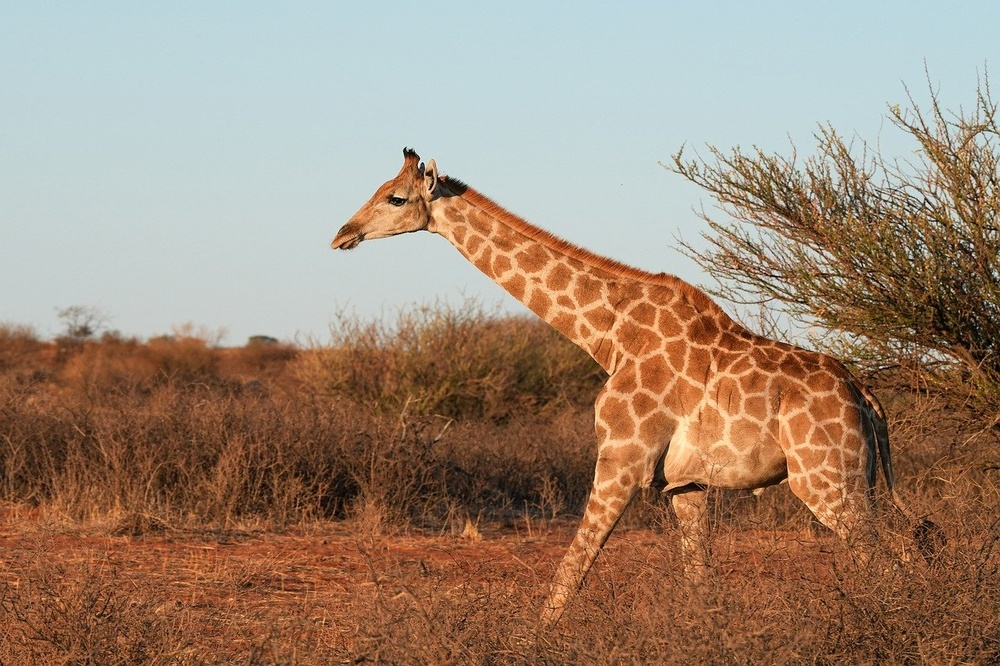
#> input picture Lab-04/input.jpg, 1000 x 666 px, shrunk from 1280 x 853 before the run
$ jupyter execute mean_filter.ipynb
#> lines starting #> are read from the running program, lines starting #| are printed output that depends on the picture
[cell 1]
# mean_filter.py

import numpy as np
from PIL import Image
import matplotlib.pyplot as plt

def apply_mean_filter(input_path, output_path, kernel_size):
    # Open the image and convert it to grayscale
#> called with input_path = 'input.jpg', output_path = 'mean_filtered.jpg', kernel_size = 3
    img = Image.open(input_path).convert("L")
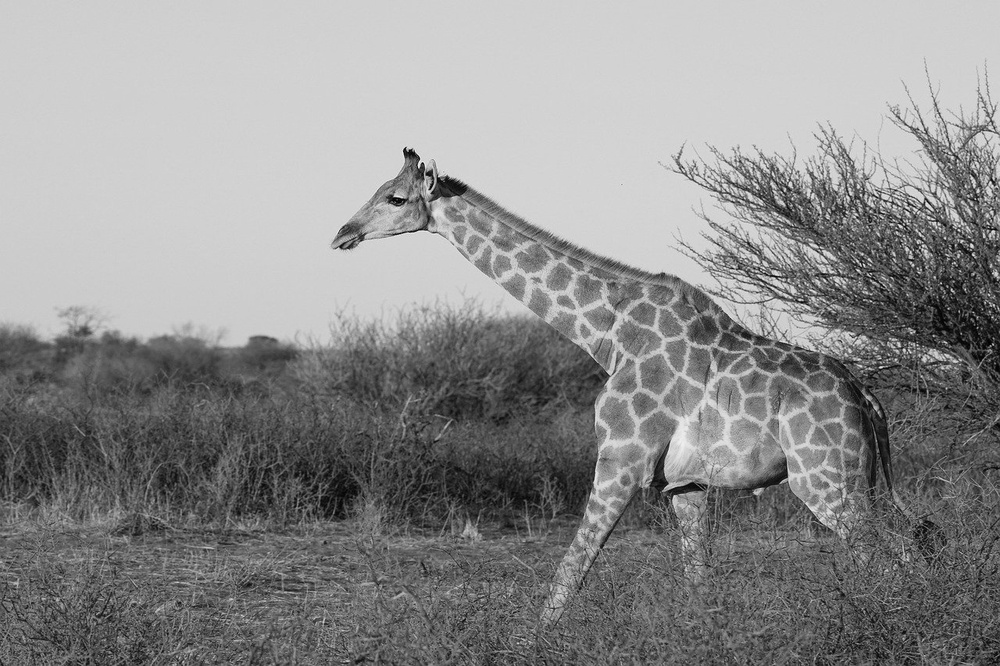
#> img: PIL image 1000x666 L; min 1, max 245, mean 141.1
    img_array = np.array(img)

    # Get the dimensions of the image
    height, width = img_array.shape
#> height = 666; width = 1000

    # Create an empty array for the filtered image
    filtered_array = np.zeros_like(img_array)

    # Define the size of the kernel (window)
    pad_size = kernel_size // 2

    # Pad the image with zeros around the border (to handle edge cases)
    padded_img = np.pad(img_array, pad_width=pad_size, mode='constant', constant_values=0)
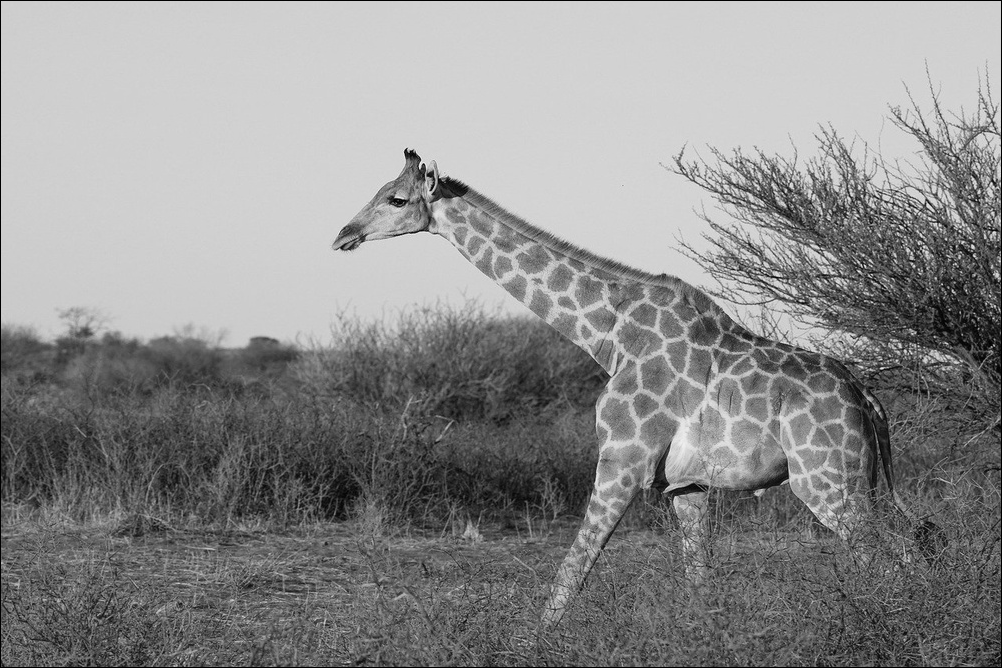
#> padded_img: shape (668, 1002); min 0, max 245, mean 140.4

    # Apply the mean filter
    for i in range(height):
        for j in range(width):
            # Extract the neighborhood for each pixel (kernel_size x kernel_size window)
            neighborhood = padded_img[i:i+kernel_size, j:j+kernel_size]
            # Compute the mean of the neighborhood
            mean_value = np.mean(neighborhood)
            # Assign the mean value to the corresponding pixel in the filtered image
            filtered_array[i, j] = mean_value

    # Convert the filtered array back to an image
    filtered_img = Image.fromarray(filtered_array.astype(np.uint8))

    # Save the filtered image
    filtered_img.save(output_path)

    # Display the original and filtered images
    plt.figure(figsize=(10, 5))

    # Display original image
    plt.subplot(1, 2, 1)
    plt.imshow(img, cmap="gray")
    plt.title("Original Image")
    plt.axis("off")

    # Display filtered image
    plt.subplot(1, 2, 2)
    plt.imshow(filtered_img, cmap="gray")
    plt.title(f"Mean Filtered Image (Kernel size: {kernel_size})")
    plt.axis("off")

    plt.tight_layout()
    plt.show()
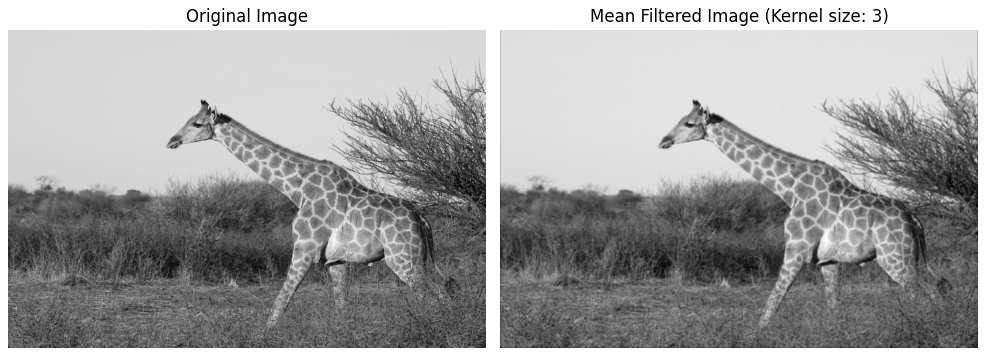
#> figure drawn by matplotlib, 2 panels

# Example usage
if __name__ == "__main__":
    input_path = "input.jpg"          # Replace with the path to your input image
    output_path = "mean_filtered.jpg"  # Desired output image path
    kernel_size = 3                   # Kernel size (3x3 window)
    apply_mean_filter(input_path, output_path, kernel_size)
    print(f"Mean-filtered image saved as {output_path}")
